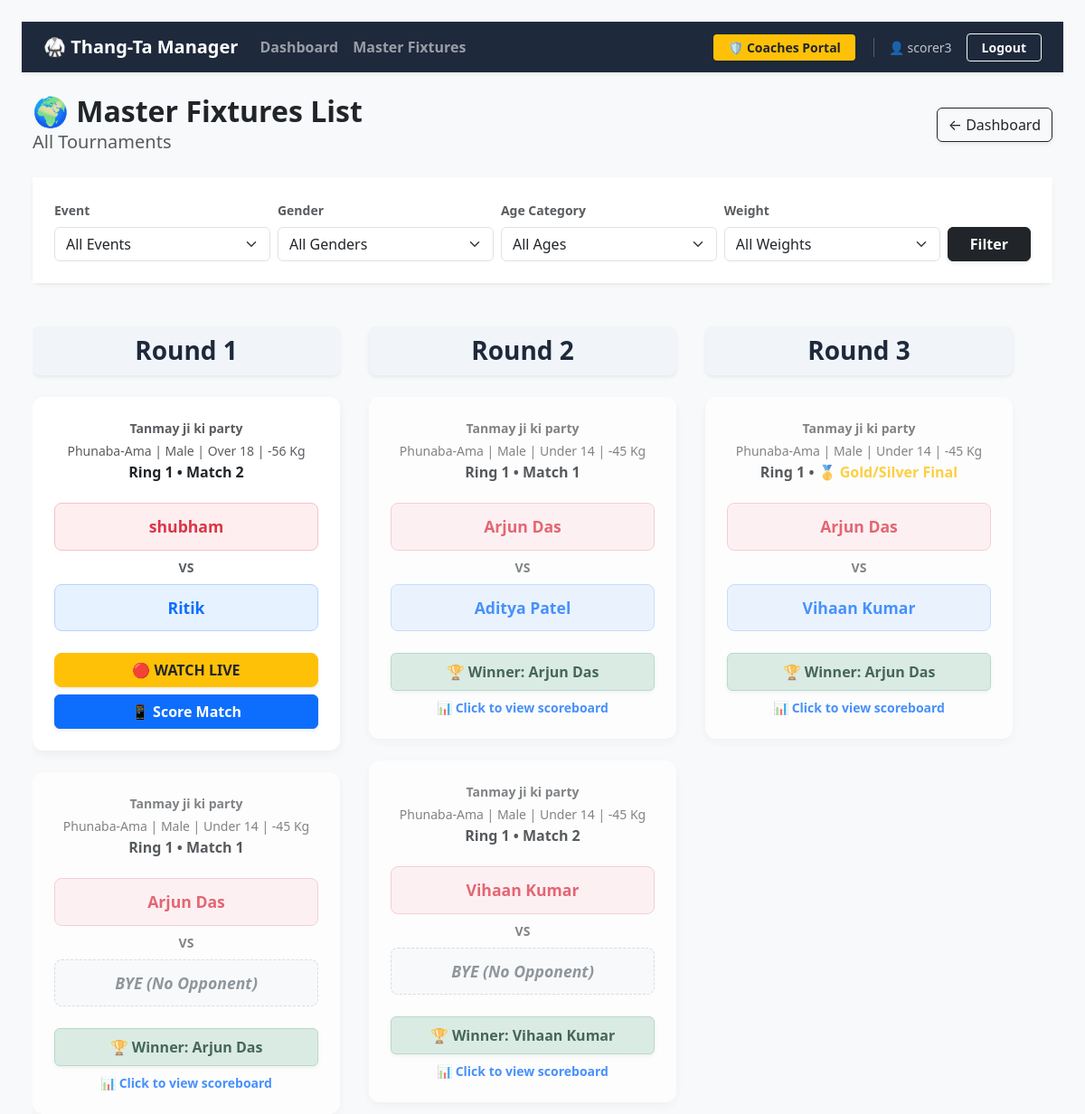
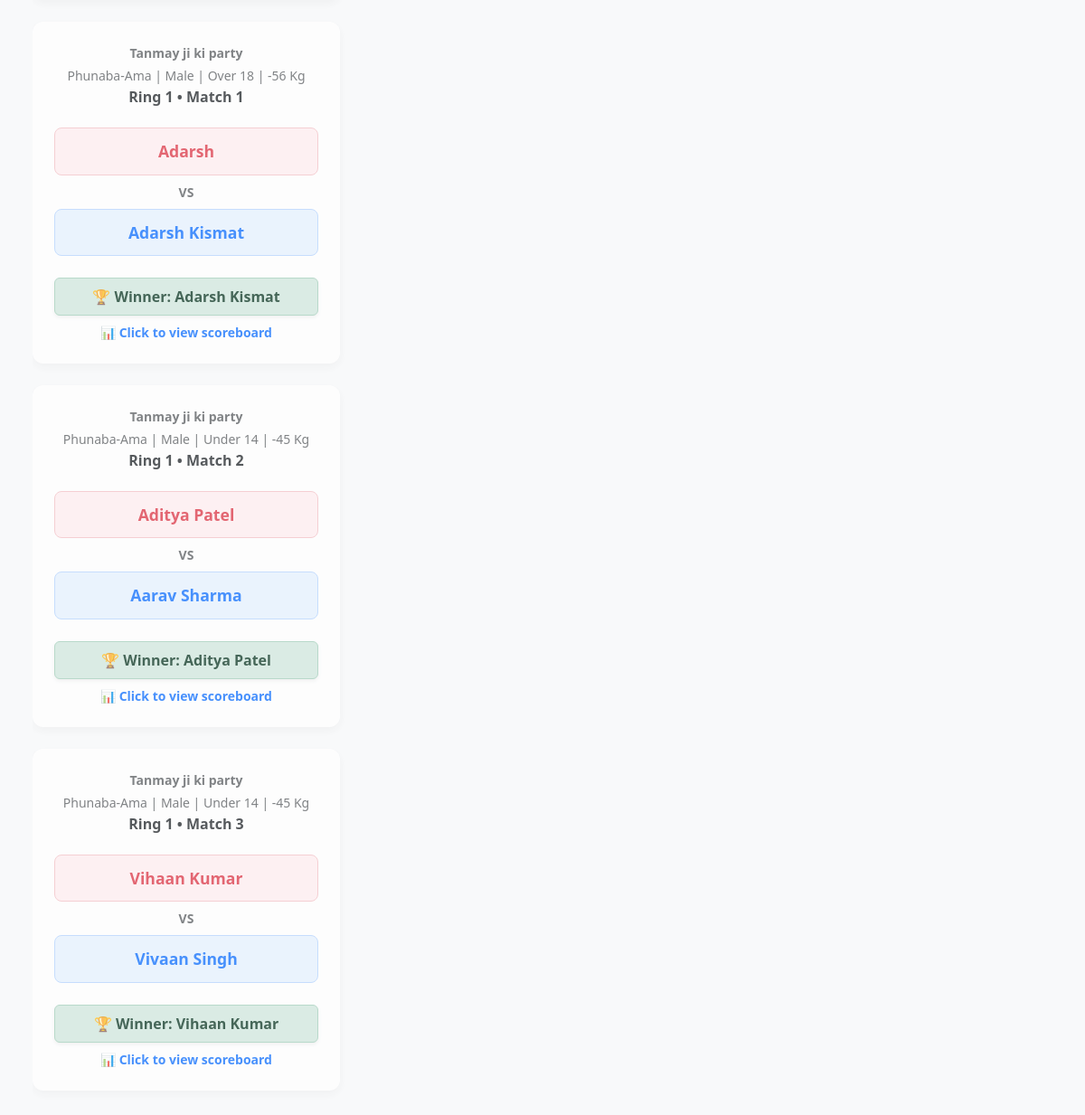
The app's page /fixtures/ (signed in) with its own data (2 pictures, top to bottom).
### thangta/models.py (models this page shows, shortened)
class CustomUser(AbstractUser):
    class Role(models.TextChoices):
        ADMIN = 'ADMIN', 'Admin'
        JUDGE = 'JUDGE', 'Judge'
        SCORER = 'SCORER', 'Scorer'
    role = models.CharField(
        max_length=50,
        choices=Role.choices,
        default=Role.SCORER
    )
    district = models.CharField(max_length=100, null=True, blank=True)
    district_code = models.CharField(max_length=20, null=True, blank=True)

class Match(models.Model):
    tournament = models.ForeignKey(Tournament, on_delete=models.CASCADE)
    event_type = models.CharField(max_length=50)
    age_category = models.CharField(max_length=3)
    weight_category = models.CharField(max_length=4)
    gender = models.CharField(max_length=10)
    is_active = models.BooleanField(default=False)
    is_completed = models.BooleanField(default=False)
    round_number = models.IntegerField(default=1)
    current_round = models.IntegerField(default=1) # Tracks Round 1, Round 2, or 3 (Tie Breaker)
    current_sub_round = models.IntegerField(default=1)
    match_sequence = models.IntegerField(help_text="Order of the match in this round")
    current_sub_round = models.IntegerField(default=1)
    active_scorers = models.ManyToManyField(CustomUser, blank=True, related_name='scoring_matches')
    ring_number = models.IntegerField(default=1)
    participant_red = models.ForeignKey(Participant, related_name='matches_as_red', on_delete=models.CASCADE)
    participant_blue = models.ForeignKey(Participant, related_name='matches_as_blue', on_delete=models.CASCADE, null=True, blank=True)
    winner = models.ForeignKey(Participant, related_name='matches_won', on_delete=models.SET_NULL, null=True, blank=True)
    round_1_red = models.IntegerField(default=0)
    round_1_blue = models.IntegerField(default=0)
    round_2_red = models.IntegerField(default=0)
    round_2_blue = models.IntegerField(default=0)
    round_3_red = models.IntegerField(default=0)
    round_3_blue = models.IntegerField(default=0)
    @property
    def age_display(self):
        age_map = {'U14': 'Under 14', 'U18': 'Under 18', 'O18': 'Over 18'}
        return age_map.get(self.age_category, self.age_category)
    @property
    def weight_display(self):
        if self.weight_category and "Kg" not in str(self.weight_category):
            return f"{self.weight_category} Kg"
        return self.weight_category
    @property
    def full_category_name(self):
        return f"{self.event_type} | {self.gender} | {self.age_display} | {self.weight_display}"

class Tournament(models.Model):
    name = models.CharField(max_length=200)
    start_date = models.DateField()
    end_date = models.DateField(null=True, blank=True)
    location = models.CharField(max_length=200, blank=True, null=True)
    created_at = models.DateTimeField(auto_now_add=True)
    battle_rings = models.IntegerField(default=0)

class Participant(models.Model):
    class GenderChoices(models.TextChoices):
        MALE = 'Male', 'Male'
        FEMALE = 'Female', 'Female'
    class EventTypeChoices(models.TextChoices):
        PHUNABA_AMA = 'Phunaba-Ama', 'Phunaba-Ama'
        PHUNABA_ANISHUBA = 'Phunaba-Anishuba', 'Phunaba-Anishuba'
    class AgeCategory(models.TextChoices):
        UNDER_14 = 'U14', 'Under 14'
        UNDER_18 = 'U18', 'Under 18'
        OVER_18 = 'O18', 'Over 18'
    class WeightCategory(models.TextChoices):
        MINUS_21 = '-21', '-21 Kg'
        MINUS_25 = '-25', '-25 Kg'
        MINUS_29 = '-29', '-29 Kg'
        MINUS_33 = '-33', '-33 Kg'
        MINUS_37 = '-37', '-37 Kg'
        MINUS_40 = '-40', '-40 Kg'
        MINUS_41 = '-41', '-41 Kg'
        MINUS_44 = '-44', '-44 Kg'
        MINUS_45 = '-45', '-45 Kg'
        MINUS_49 = '-49', '-49 Kg'
        MINUS_52 = '-52', '-52 Kg'
        MINUS_53 = '-53', '-53 Kg'
        MINUS_56 = '-56', '-56 Kg'
        MINUS_75 = '-75', '-75 Kg'
        PLUS_53 = '+53', '+53 Kg'
    tournament = models.ForeignKey(
        Tournament,
        on_delete=models.CASCADE,
        related_name='participants',
        null=True, blank=True
    )
    name = models.CharField(max_length=200, null=True, blank=True)
    actual_age = models.IntegerField(null=True, blank=True, help_text="Age in numbers")
    date_of_birth = models.DateField(null=True, blank=True) # Add this!
    age = models.IntegerField(default = 0)
    gender = models.CharField(max_length=10, choices=GenderChoices.choices, null=True, blank=True)
    contact = models.CharField(max_length=15, null=True, blank=True)
    district = models.CharField(max_length=100)
    district_code = models.CharField(max_length=20)
    event_type = models.CharField(max_length=50, choices=EventTypeChoices.choices, null=True, blank=True)
    age_category = models.CharField(
        max_length=3,
        choices=AgeCategory.choices,
        help_text="Select the participant's age group."
    )
    weight_category = models.CharField(
        max_length=4,
        choices=WeightCategory.choices,
        help_text="Select the participant's weight class."
    )

### thangta/views.py (the view)
# urls.py: path('fixtures/', global_fixtures, name='global-fixtures'),   # path('tournaments/<int:tournament_id>/fixtures/', manage_fixtures, name='manage-fixtures'),
def global_fixtures(request):
    matches = Match.objects.all()
    if request.GET.get('tournament'):
        matches = matches.filter(tournament_id=request.GET.get('tournament'))
    if request.GET.get('event_type'):
        matches = matches.filter(event_type=request.GET.get('event_type'))
    if request.GET.get('gender'):
        matches = matches.filter(gender=request.GET.get('gender'))
    if request.GET.get('weight_category'):
        matches = matches.filter(weight_category=request.GET.get('weight_category'))
    if request.GET.get('age_category'):
        matches = matches.filter(age_category=request.GET.get('age_category'))
    if request.GET.get('ring_number'):
        matches = matches.filter(ring_number=request.GET.get('ring_number'))
    matches = matches.order_by('round_number', 'match_sequence')
    tournaments = Tournament.objects.all()
    return render(request, 'global_fixtures.html', {
        'matches': matches,
        'tournaments': tournaments,
    })

### thangta/templates/global_fixtures.html (shortened to what this page needs)
<!DOCTYPE html>
<html lang="en">
<head>
    <link href="https://cdn.jsdelivr.net/npm/bootstrap@5.3.0/dist/css/bootstrap.min.css" rel="stylesheet">
</head>
<body class="bg-light p-4">
{% include 'partials/navbar.html' %}
<div class="container-fluid">
    <div class="d-flex justify-content-between align-items-center mb-4">
        <div>
            <h2 class="fw-bold m-0">🌍 Master Fixtures List</h2>
            <p class="text-muted fs-5 m-0">All Tournaments</p>
        </div>
        <div class="d-flex gap-2">
            <a href="{% url 'tournament-dashboard' %}" class="btn btn-outline-dark shadow-sm">← Dashboard</a>
        </div>
    </div>
    <div class="card shadow-sm border-0 mb-5 rounded-3">
        <div class="card-body p-4 bg-white">
             <form method="GET" class="row g-2 align-items-end">
    <div class="col-md">
        <label class="form-label text-muted small fw-bold">Event</label>
        <select name="event_type" class="form-select">
            <option value="">All Events</option>
        </select>
    </div>
    <div class="col-md">
        <label class="form-label text-muted small fw-bold">Gender</label>
        <select name="gender" class="form-select">
            <option value="">All Genders</option>
        </select>
    </div>
    <div class="col-md">
        <label class="form-label text-muted small fw-bold">Age Category</label>
        <select name="age_category" class="form-select">
            <option value="">All Ages</option>
        </select>
    </div>
    <div class="col-md">
        <label class="form-label text-muted small fw-bold">Weight</label>
        <select name="weight_category" class="form-select">
            <option value="">All Weights</option>
        </select>
    </div>
    <div class="col-md-auto d-flex gap-2">
        <button type="submit" class="btn btn-dark fw-bold shadow-sm px-4">Filter</button>
    </div>
</form>
        </div>
    </div>
    {% regroup matches by round_number as rounds %}
    {% if rounds %}
        <div class="bracket-container">
            {% for round in rounds %}
                <div class="round-column">
                    <h3 class="round-header shadow-sm text-center">Round {{ round.grouper }}</h3>
                    <div class="d-flex flex-column gap-4">
                        {% for match in round.list %}
                            <div class="card match-card {% if match.is_completed %}opacity-75 clickable-card{% endif %}"
                                 style="order: {% if match.is_active and not match.is_completed %}1{% elif match.is_completed %}3{% else %}2{% endif %};"
                                 {% if match.is_completed %}onclick="window.location.href='{% url 'match-summary' match.id %}'"{% endif %}>
                                <div class="card-body text-center p-4 d-flex flex-column h-100">
                                    <p class="text-muted small mb-1 fw-bold">{{ match.tournament.name }}</p>
                                    <p class="text-muted small mb-1">{{ match.full_category_name|default:match.event_type }}</p>
                                    <h6 class="fw-bold mb-4 text-dark">
                                        Ring {{ match.ring_number }} •
                                        {% if match.match_sequence|stringformat:"s" == "1001" %}
                                            <span class="text-warning fw-bold">🥇 Gold/Silver Final</span>
                                        {% elif match.match_sequence|stringformat:"s" == "1002" %}
                                            <span class="text-danger fw-bold" style="color: #cd7f32 !important;">🥉 Bronze Playoff</span>
                                        {% else %}
                                            Match {{ match.match_sequence }}
                                        {% endif %}
                                    </h6>
                                    <div class="fighter-box red-corner mb-2">{{ match.participant_red.name }}</div>
                                    <div class="fw-bold text-muted mb-2 small">VS</div>
                                    {% if match.participant_blue %}
                                        <div class="fighter-box blue-corner mb-4">{{ match.participant_blue.name }}</div>
                                    {% else %}
                                        <div class="fighter-box bye-corner mb-4">BYE (No Opponent)</div>
                                    {% endif %}
                                    <div class="mt-auto">
                                        {% if match.is_completed %}
                                            <div class="alert alert-success m-0 py-2 fw-bold shadow-sm">🏆 Winner: {{ match.winner.name }}</div>
                                            <div class="text-primary small mt-2 fw-bold">📊 Click to view scoreboard</div>
                                      {% elif match.is_active %}
                                            <a href="{% url 'public-live-match' match.id %}" class="btn btn-warning text-dark w-100 fw-bold mb-2 shadow-sm" style="border-radius: 8px;">
                                                🔴 WATCH LIVE
                                            </a>
                                            {% if request.user.role == 'ADMIN' or request.user.role == 'JUDGE' or request.user.is_superuser %}
                                                <a href="{% url 'judge-live-match' match.id %}" class="btn btn-dark w-100 fw-bold shadow-sm">Enter Judge Panel</a>
                                            {% elif request.user.role == 'SCORER' %}
                                                <a href="{% url 'scorer-select-corner' match.id %}" class="btn btn-primary w-100 fw-bold shadow-sm">📱 Score Match</a>
                                            {% endif %}
                                        {% endif %}
                                    </div>
                                </div>
                            </div>
                        {% endfor %}
                    </div>
                </div>
            {% endfor %}
        </div>
    {% else %}
        <div class="text-center py-5"><h4 class="text-muted fst-italic">No matches found for these filters.</h4></div>
    {% endif %}
</div>
</body>
</html>

### thangta/templates/partials/navbar.html (shortened to what this page needs)
<nav class="navbar navbar-expand-lg navbar-dark shadow-sm mb-4" style="background-color: #1e293b;">
    <div class="container-fluid px-4">
        <a class="navbar-brand fw-bold" href="{% url 'tournament-dashboard' %}">
            🥋 Thang-Ta Manager
        </a>
        <div class="collapse navbar-collapse" id="mainNavbar">
            <ul class="navbar-nav me-auto mb-2 mb-lg-0 fw-semibold">
                <li class="nav-item">
                    <a class="nav-link" href="{% url 'tournament-dashboard' %}">Dashboard</a>
                </li>
                <li class="nav-item">
                    <a class="nav-link" href="{% url 'global-fixtures' %}">Master Fixtures</a>
                </li>
            </ul>
            <div class="d-flex align-items-center gap-3">
                <a href="{% url 'district-login-coach' %}" class="btn btn-warning btn-sm fw-bold px-3 shadow-sm text-dark" style="border: none;">
                    🛡️ Coaches Portal
                </a>
                {% if request.user.is_authenticated %}
                    <span class="text-light opacity-75 small border-start border-secondary ps-3 ms-1">
                        👤 {{ request.user.username }}
                    </span>
                    <a href="/logout/" class="btn btn-outline-light btn-sm fw-bold px-3">Logout</a>
                {% endif %}
            </div>
        </div>
    </div>
</nav>

### thangta/templates/global_fixtures.html (style rules this page uses)
.match-card { border-radius: 12px; border: none; box-shadow: 0 4px 12px rgba(0,0,0,0.05); }
.fighter-box { padding: 12px; border-radius: 8px; font-weight: bold; font-size: 1.1rem; }
.red-corner { background-color: #ffeef0; color: #dc3545; border: 1px solid #f5c2c7; }
.blue-corner { background-color: #e6f2ff; color: #0d6efd; border: 1px solid #b6d4fe; }
.bye-corner { background-color: #f8f9fa; color: #6c757d; border: 1px dashed #ced4da; font-style: italic; }
.round-header { background-color: #f1f5f9; padding: 10px 20px; border-radius: 8px; color: #1e293b; font-weight: bold; margin-bottom: 1.5rem; }
.clickable-card { cursor: pointer; transition: transform 0.2s ease, opacity 0.2s ease; }
.bracket-container { display: flex; flex-wrap: nowrap; overflow-x: auto; padding-bottom: 2rem; gap: 2rem; }
.round-column { display: flex; flex-direction: column; min-width: 340px; max-width: 340px; }

### records on screen
CustomUser: user.username "scorer3"
Match: tournament.name "Tanmay ji ki party", full_category_name "Phunaba-Ama | Male | Under 14 | -45 Kg", ring_number "1", match_sequence "1", participant_red.name "Arjun Das", shows "BYE (No Opponent)", winner.name "Arjun Das"
Match: tournament.name "Tanmay ji ki party", full_category_name "Phunaba-Ama | Male | Over 18 | -56 Kg", ring_number "1", match_sequence "1", participant_red.name "Adarsh", participant_blue.name "Adarsh Kismat", winner.name "Adarsh Kismat"
Match: tournament.name "Tanmay ji ki party", full_category_name "Phunaba-Ama | Male | Under 14 | -45 Kg", ring_number "1", match_sequence "2", participant_red.name "Aditya Patel", participant_blue.name "Aarav Sharma", winner.name "Aditya Patel"
Match: tournament.name "Tanmay ji ki party", full_category_name "Phunaba-Ama | Male | Over 18 | -56 Kg", ring_number "1", match_sequence "2", participant_red.name "shubham", participant_blue.name "Ritik", is_completed "🔴 WATCH LIVE"
Match: tournament.name "Tanmay ji ki party", full_category_name "Phunaba-Ama | Male | Under 14 | -45 Kg", ring_number "1", match_sequence "3", participant_red.name "Vihaan Kumar", participant_blue.name "Vivaan Singh", winner.name "Vihaan Kumar"
Match: tournament.name "Tanmay ji ki party", full_category_name "Phunaba-Ama | Male | Under 14 | -45 Kg", ring_number "1", match_sequence "1", participant_red.name "Arjun Das", participant_blue.name "Aditya Patel", winner.name "Arjun Das"
Match: tournament.name "Tanmay ji ki party", full_category_name "Phunaba-Ama | Male | Under 14 | -45 Kg", ring_number "1", match_sequence "2", participant_red.name "Vihaan Kumar", shows "BYE (No Opponent)", winner.name "Vihaan Kumar"
Match: tournament.name "Tanmay ji ki party", full_category_name "Phunaba-Ama | Male | Under 14 | -45 Kg", ring_number "1", match_sequence "🥇 Gold/Silver Final", participant_red.name "Arjun Das", participant_blue.name "Vihaan Kumar", winner.name "Arjun Das"

### other values on screen
{{ round.grouper }} "1" "2" "3"
